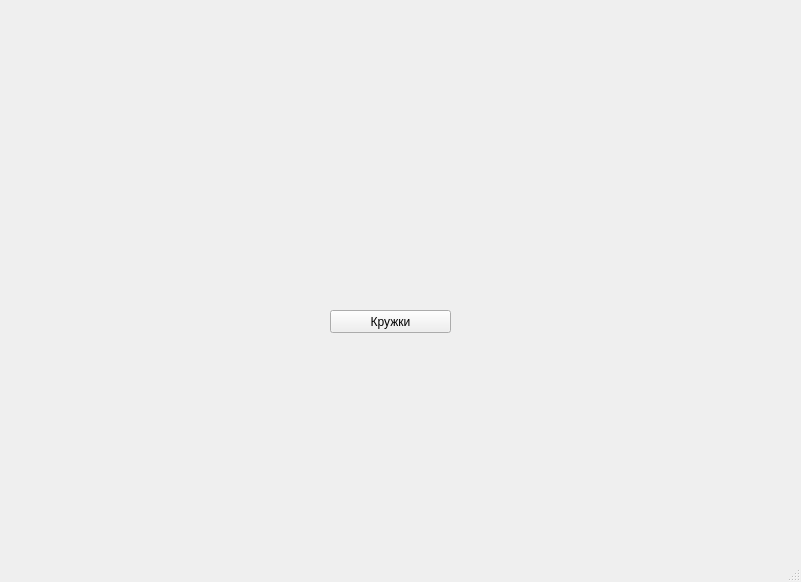
<?xml version="1.0" encoding="UTF-8"?>
<ui version="4.0">
 <class>MainWindow</class>
 <widget class="QMainWindow" name="MainWindow">
  <property name="geometry">
   <rect>
    <x>0</x>
    <y>0</y>
    <width>801</width>
    <height>582</height>
   </rect>
  </property>
  <property name="windowTitle">
   <string>MainWindow</string>
  </property>
  <widget class="QWidget" name="centralwidget">
   <widget class="QPushButton" name="pushButton">
    <property name="geometry">
     <rect>
      <x>330</x>
      <y>310</y>
      <width>121</width>
      <height>23</height>
     </rect>
    </property>
    <property name="text">
     <string>Кружки</string>
    </property>
   </widget>
  </widget>
  <widget class="QStatusBar" name="statusbar"/>
 </widget>
 <resources/>
 <connections/>
</ui>
